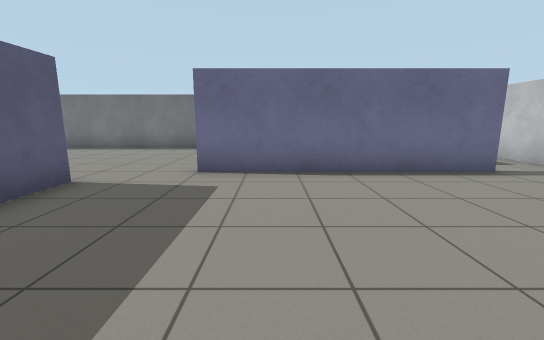
[1] (above)

16 first-person views from a walk through a Gazebo world. The camera is 1 m above the floor, tilts 10° down and sees 90° across. The floor is counted in squares, 1 m on a side. Each view is taken from the middle of a square. On the plan, view 1 faces up. The plan holds only what a view shows up to about 11 squares ahead; the rest is blank.

[2]
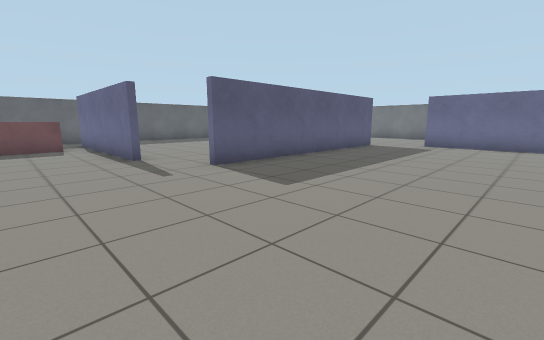

[3]
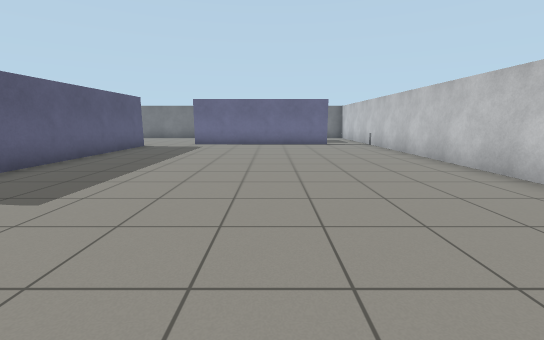

[4]
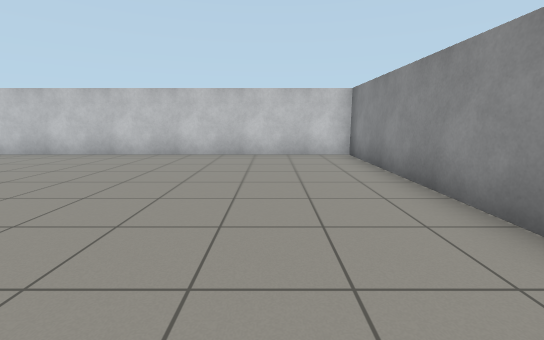

[5]
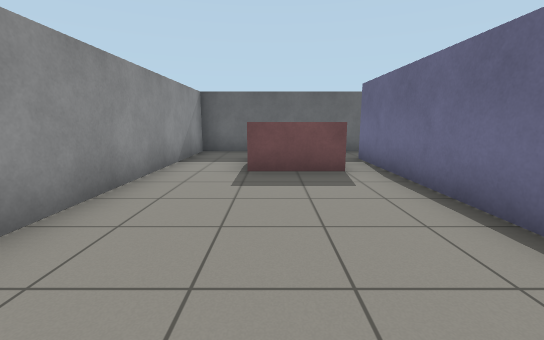

[6]
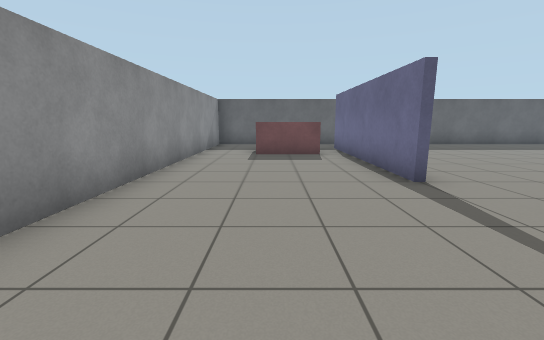

[7]
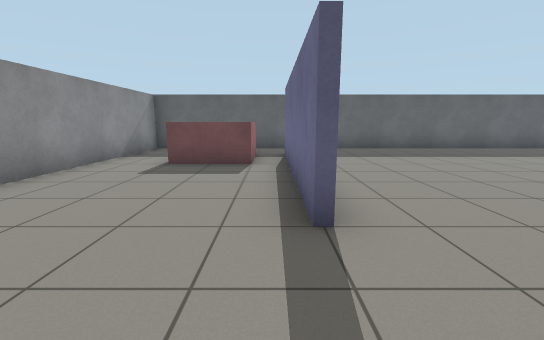

[8]
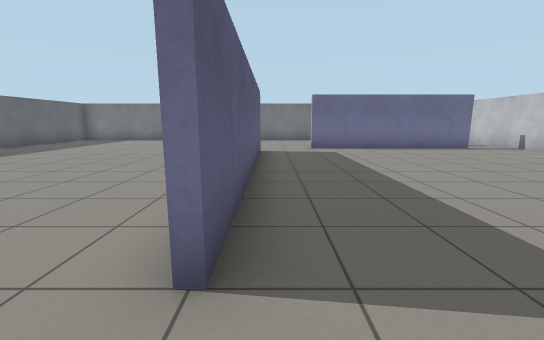

[9]
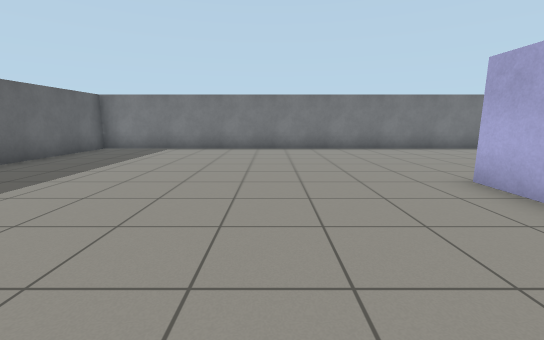

[10]
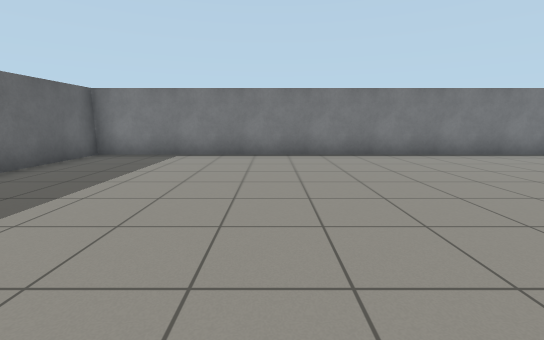

[11]
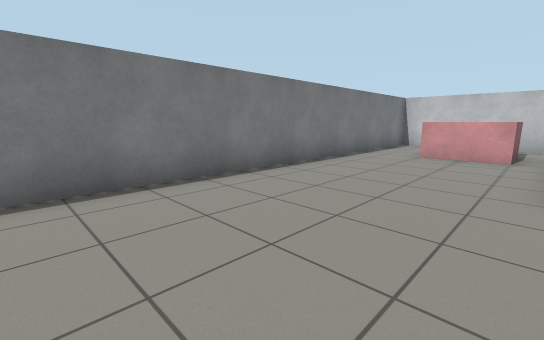

[12]
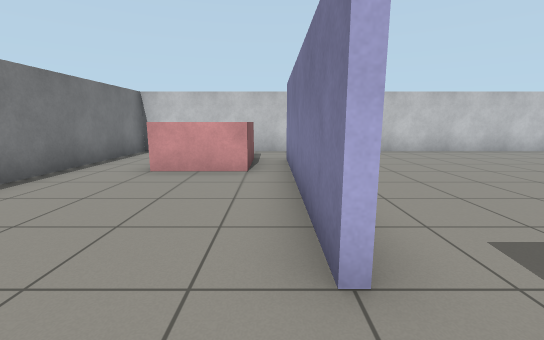

[13]
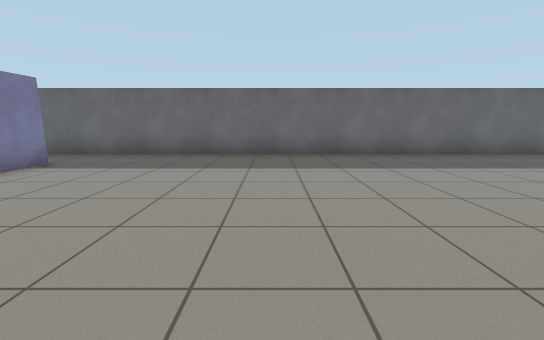

[14]
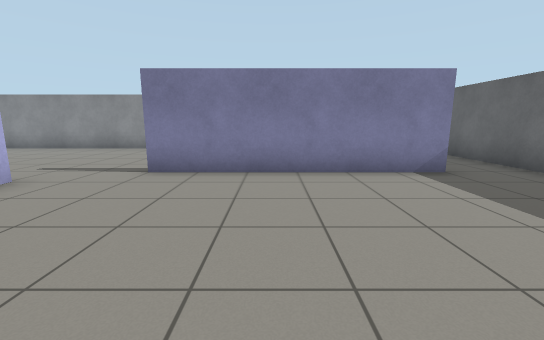

[15]
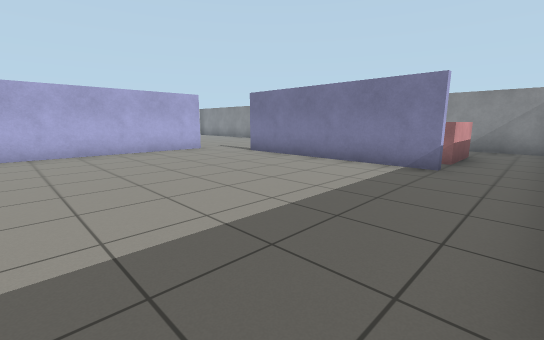

[16]
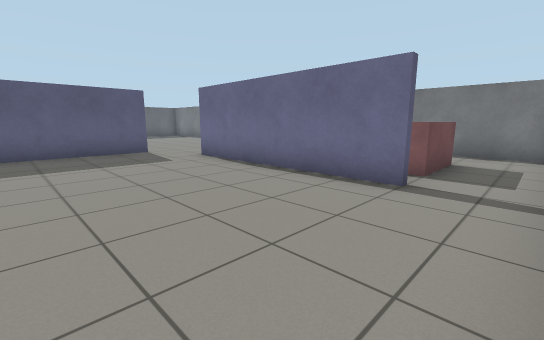

### Floor plan
Ten units are one square. View 1 is at (0, 0); x grows to the right and y downward. Boxes are objects, and circles mark ways between rooms. Rooms are numbered by the first view taken in them; rooms with no view inside come last. Other rooms are left out.
<svg viewBox="-139 -109 208 208">
<path fill="none" stroke="#000" d="M-36 36 -36 26M-54 46 -115 46M-34 -46 -34 35M46 -54 -15 -54M-134 45 -134 94 64 94 64 -55M-15 -56 44 -56M-36 26 -36 -45M-116 44 -55 44M64 -55 64 -104 -134 -104 -134 45"/>
<rect x="-115" y="55" width="20" height="20" fill="#bbb"><title>pink box</title></rect>
<rect x="25" y="-85" width="20" height="20" fill="#bbb"><title>pink box</title></rect>
<circle cx="-125" cy="50" r="3" fill="#2a7"/>
<circle cx="-20" cy="-50" r="3" fill="#2a7"/>
<circle cx="-43" cy="40" r="3" fill="#2a7"/>
<circle cx="55" cy="-50" r="3" fill="#2a7"/>
<text x="-10" y="40">1</text>
<text x="-60" y="-40">2</text>
</svg>
Room 1 opens to room 2.

Where each view was taken, in squares from view 1:
view 1: 0 up, 0 right, facing up
view 2: 7 down, 2 right, facing up-left
view 3: 7 down, 2 right, facing up
view 4: 7 down, 2 left, facing right
view 5: 7 down, 4 left, facing left
view 6: 7 down, 1 left, facing left
view 7: 5 down, 3 left, facing left
view 8: 5 down, 3 left, facing up
view 9: 0 up, 7 left, facing up
view 10: 2 up, 8 left, facing up
view 11: 6 up, 6 left, facing up-right
view 12: 6 up, 3 left, facing right
view 13: 1 up, 5 left, facing left
view 14: 1 up, 8 left, facing down
view 15: 2 up, 13 left, facing down-right
view 16: 1 up, 6 right, facing up-left
